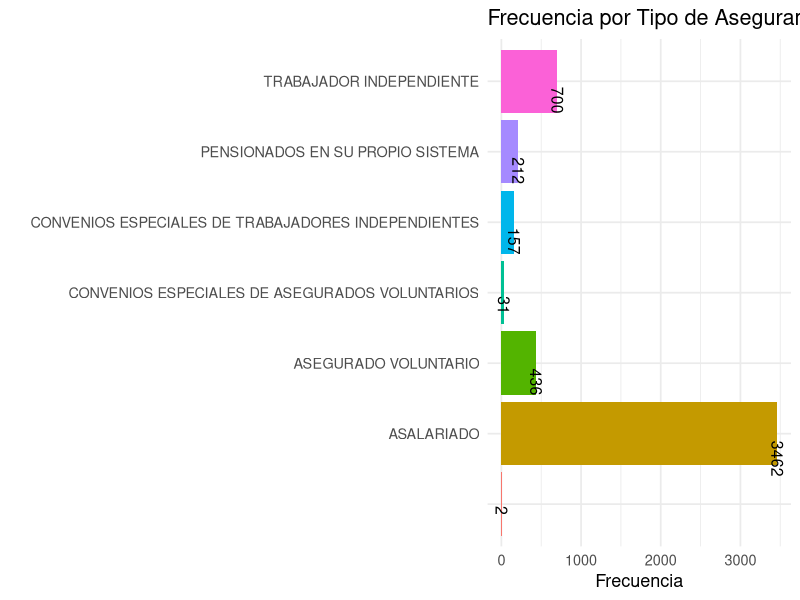
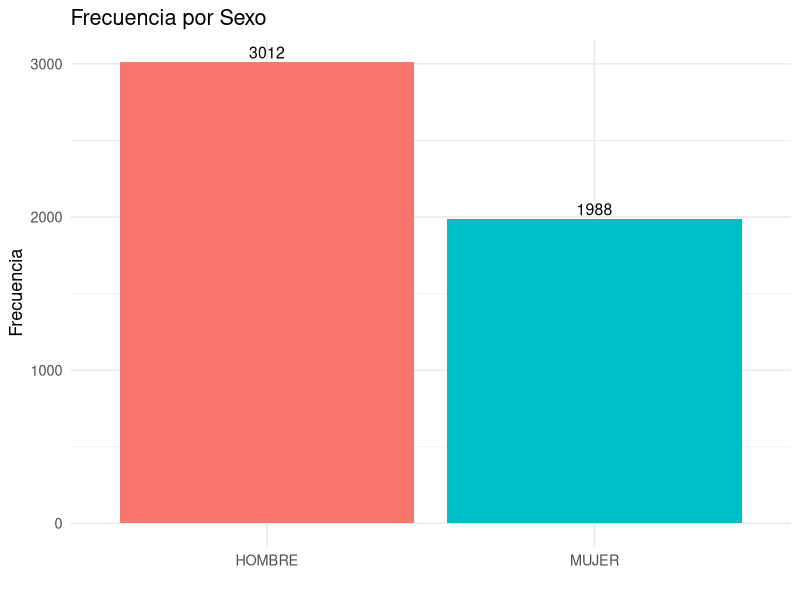
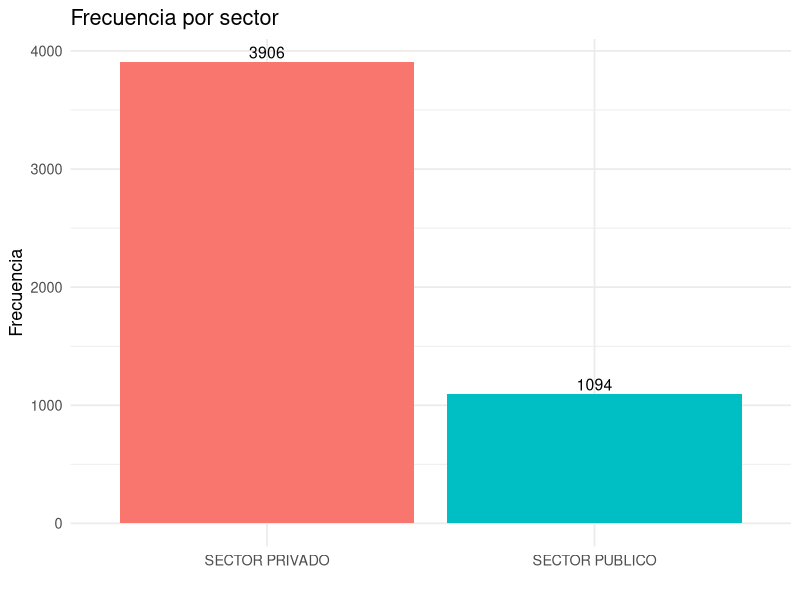
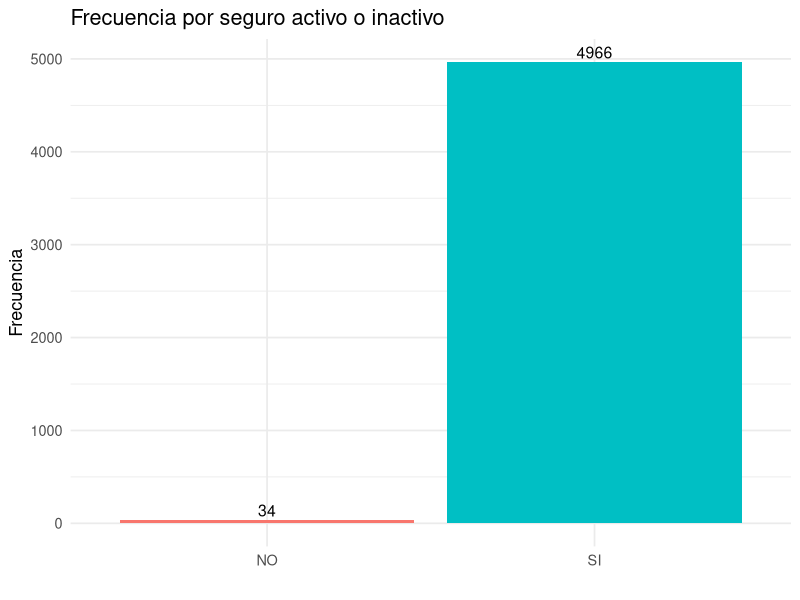
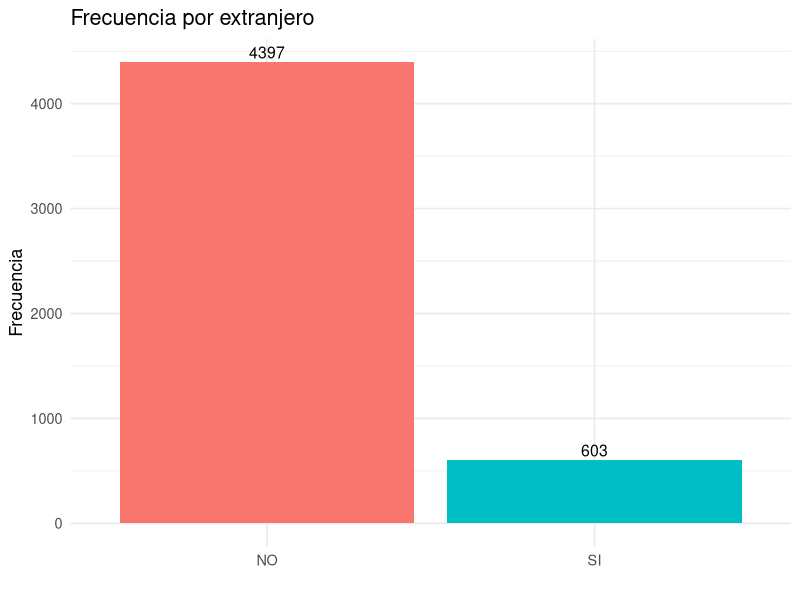
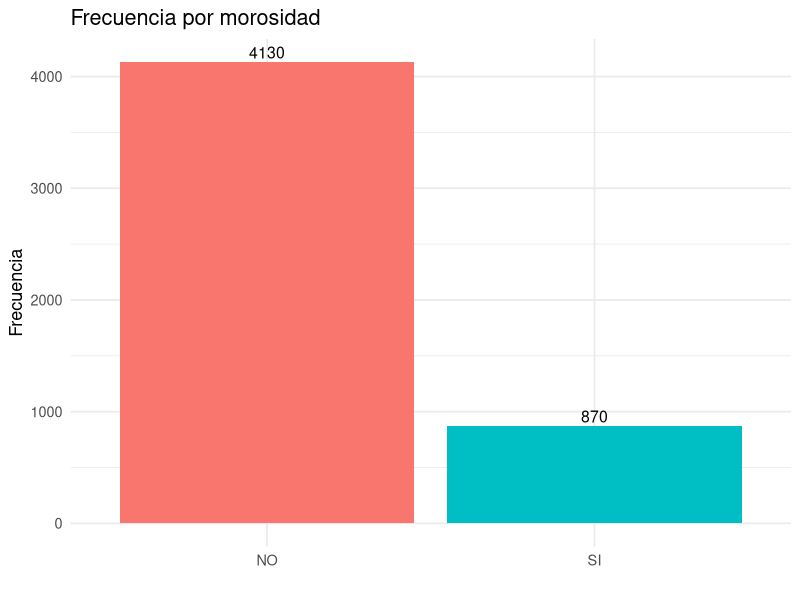
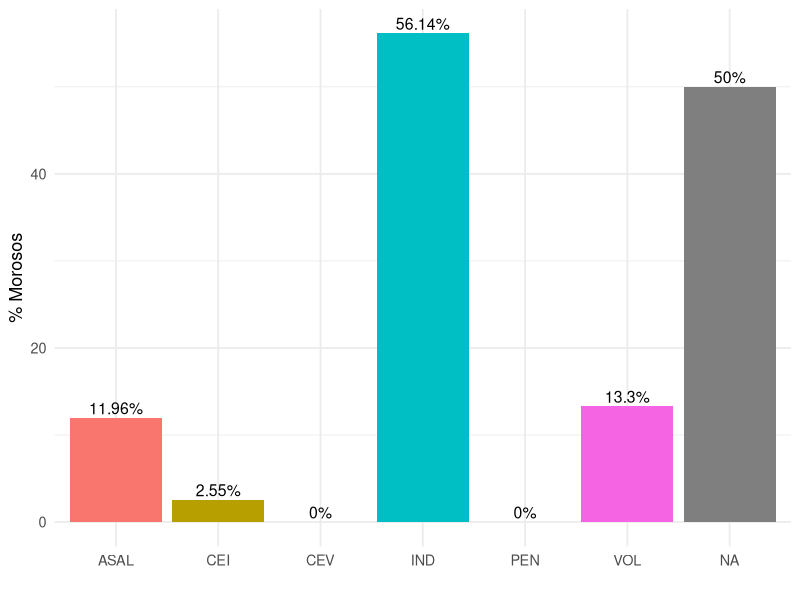
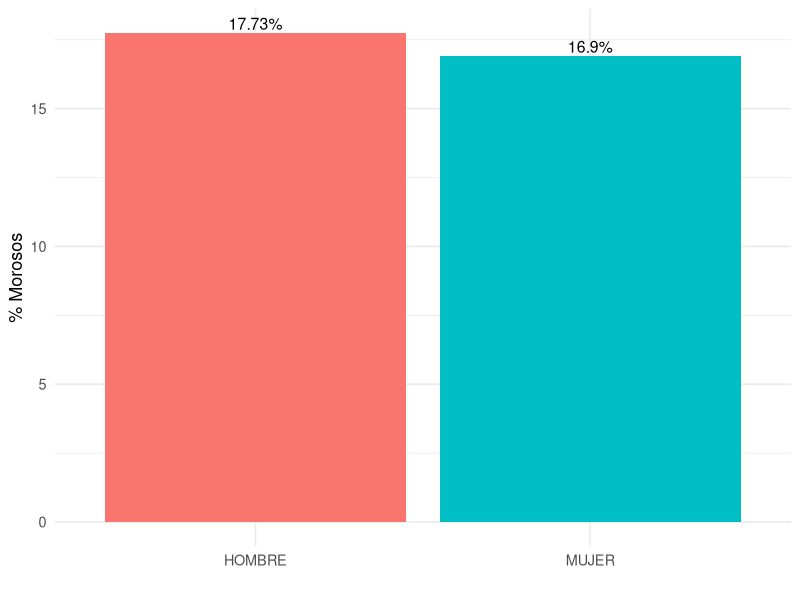

The R script that drew these images, in order:
## ---- chunk 1
library(here)

datos <- read.table(here("data", "moras.txt"), header = TRUE, sep = ",", dec = ".", stringsAsFactors = FALSE )

## ---- chunk 2

datos$SALARIO <- gsub("\"", "", datos$SALARIO)      
datos$SALARIO <- gsub(",", ".", datos$SALARIO) 
datos$SALARIO <- as.numeric(datos$SALARIO) 

resumen <- data.frame(
  MEDIDOR = c("MINIMO", "MAXIMO", "CUARTIL_1", "MEDIANA", "CUARTIL_3", "PROMEDIO"),
  SALARIO = c(
    min(datos$SALARIO, na.rm = TRUE),
    max(datos$SALARIO, na.rm = TRUE),
    quantile(datos$SALARIO, 0.25, na.rm = TRUE),
    median(datos$SALARIO, na.rm = TRUE),
    quantile(datos$SALARIO, 0.75, na.rm = TRUE),
    mean(datos$SALARIO, na.rm = TRUE)
  ),
  EDAD = c(
    min(datos$EDAD, na.rm = TRUE),
    max(datos$EDAD, na.rm = TRUE),
    quantile(datos$EDAD, 0.25, na.rm = TRUE),
    median(datos$EDAD, na.rm = TRUE),
    quantile(datos$EDAD, 0.75, na.rm = TRUE),
    mean(datos$EDAD, na.rm = TRUE)
  )
)
knitr::kable(resumen, caption = "Resumen de 5 numeros y promedio.")
## ---- chunk 3
library(dplyr)

datos <- datos %>%
  mutate(
    Z_SALARIO = (SALARIO - mean(SALARIO, na.rm = TRUE)) / sd(SALARIO, na.rm = TRUE),
    OUTLIER_SALARIO = ifelse(abs(Z_SALARIO) > 1.96, "OUTLIER", "NO"),

    Z_EDAD = (EDAD - mean(EDAD, na.rm = TRUE)) / sd(EDAD, na.rm = TRUE),
    OUTLIER_EDAD = ifelse(abs(Z_EDAD) > 1.96, "OUTLIER", "NO")
  )
zscore <- datos %>% 
  select(Z_SALARIO, OUTLIER_SALARIO, Z_EDAD, OUTLIER_EDAD) %>% 
  head(10)
knitr::kable(zscore, caption = "Aplicacion del Z-score.")
## ---- chunk 4
porcentaje_na <- sapply(datos, function(x) {
  sum(is.na(x)) / length(x) * 100
})
na <- data.frame(
  COLUMNA = names(porcentaje_na),
  PORCENTAJE = round(porcentaje_na, 2)
)
knitr::kable(na, caption = "Porcentaje de valores nulos en cada columna.")
## ---- chunk 5

datos <- datos %>%
  mutate(
    SALARIO_IMPUT = ifelse(
      is.na(SALARIO) | SALARIO == "",
      mean(as.numeric(SALARIO), na.rm = TRUE),
      SALARIO
    ),
    
    EDAD_IMPUT = ifelse(
      is.na(EDAD) | EDAD == "",
      round(mean(as.numeric(EDAD), na.rm = TRUE)),
      EDAD
    ),
    
    TIPO_ASEGURAMIENTO_IMPUT = ifelse(
      is.na(TIPO_ASEGURAMIENTO) | TIPO_ASEGURAMIENTO == "",
      "DESCONOCIDO",
      TIPO_ASEGURAMIENTO
    )
  )

imputs <- datos %>% 
  select (SALARIO_IMPUT, EDAD_IMPUT, TIPO_ASEGURAMIENTO_IMPUT) %>% 
  head(10)

knitr::kable(imputs, caption = "Datos imputados por las columnas vacias.")

## ---- chunk 6
conteo_categoria <- function(df, variable) {
  df %>%
    group_by(across({{variable}})) %>%
    summarise(CONTEO = n(), .groups = "drop")
}
conteo_sexo <- conteo_categoria(datos, SEXO)
conteo_tipo <- conteo_categoria(datos, TIPO_ASEGURAMIENTO)
conteo_sector <- conteo_categoria(datos, SECTOR)
conteo_activo <- conteo_categoria(datos, INDICADOR_ACTIVO)
conteo_extranjero <- conteo_categoria(datos, INDICADOR.EXTRANJERO)
conteo_moroso <- conteo_categoria(datos, INDICADOR_MOROSO)

library(ggplot2)

library(ggplot2)
library(dplyr)

guardar_grafico_categoria <- function(df, variable, titulo, archivo, horizontal = FALSE) {
  p <- ggplot(df, aes(x = .data[[variable]], 
                      y = CONTEO, 
                      fill = .data[[variable]])) +
    geom_col() +
    geom_text(aes(label = CONTEO),
              vjust = ifelse(horizontal, 0.5, -0.3),
              hjust = ifelse(horizontal, -0.2, 0.5),
              angle = ifelse(horizontal, 270, 0),
              size = 4) +
    labs(title = titulo, x = "", y = "Frecuencia") +
    theme_minimal(base_size = 13) +
    theme(legend.position = "none")
  if (horizontal) {
    p <- p + coord_flip()
    ggsave(filename = archivo, plot = p, width = 8, height = 10, dpi = 300)
  }else{
    ggsave(filename = archivo, plot = p, width = 5, height = 7, dpi = 300)
  }
  
}

## ---- chunk 7
guardar_grafico_categoria(
  df = conteo_tipo,
  variable = "TIPO_ASEGURAMIENTO",
  titulo = "Frecuencia por Tipo de Aseguramiento",
  archivo = here("res","tipo_aseguramiento.pdf" ),
  horizontal = TRUE
)


## ---- chunk 8
guardar_grafico_categoria(
  df = conteo_sexo,
  variable = "SEXO",
  titulo = "Frecuencia por Sexo",
  archivo = here("res","sexo.pdf" ),
  horizontal = FALSE
)


## ---- chunk 9
guardar_grafico_categoria(
  df = conteo_sector,
  variable = "SECTOR",
  titulo = "Frecuencia por sector",
  archivo = here("res","sector.pdf" ),
  horizontal = FALSE
)

## ---- chunk 10
guardar_grafico_categoria(
  df = conteo_activo,
  variable = "INDICADOR_ACTIVO",
  titulo = "Frecuencia por seguro activo o inactivo",
  archivo = here("res","activo.pdf" ),
  horizontal = FALSE
)

## ---- chunk 11
guardar_grafico_categoria(
  df = conteo_extranjero,
  variable = "INDICADOR.EXTRANJERO",
  titulo = "Frecuencia por extranjero",
  archivo = here("res","extranjero.pdf" ),
  horizontal = FALSE
)

## ---- chunk 12
guardar_grafico_categoria(
  df = conteo_moroso,
  variable = "INDICADOR_MOROSO",
  titulo = "Frecuencia por morosidad",
  archivo = here("res","moroso.pdf" ),
  horizontal = FALSE
)

## ---- chunk 13
resumen_morosos <- function(df, variable) {
  df %>%
    group_by(.data[[variable]]) %>%
    summarise(
      TOTAL = n(),
      MOROSOS = sum(INDICADOR_MOROSO == "SI"),
      PORCENTAJE = round((MOROSOS / TOTAL) * 100, 2)
    ) %>%
    rename(CATEGORIA = .data[[variable]])
}

abrev_aseguramiento <- c(
  "ASALARIADO" = "ASAL",
  "PENSIONADOS EN SU PROPIO SISTEMA" = "PEN",
  "ASEGURADO VOLUNTARIO" = "VOL",
  "TRABAJADOR INDEPENDIENTE" = "IND",
  "CONVENIOS ESPECIALES DE TRABAJADORES INDEPENDIENTES" = "CEI",
  "CONVENIOS ESPECIALES DE ASEGURADOS VOLUNTARIOS" = "CEV"
)

guardar_grafico_morosos <- function(df, variable, archivo) {
  datos <- resumen_morosos(df, variable)
  if (variable == "TIPO_ASEGURAMIENTO") {
    datos$CATEGORIA <- abrev_aseguramiento[datos$CATEGORIA]
  }
  p <- ggplot(datos, aes(x = CATEGORIA, y = PORCENTAJE, fill = CATEGORIA)) +
    geom_col() +
    geom_text(aes(label = paste0(PORCENTAJE, "%")),
              vjust = -0.3,
              size = 4) +
    theme_minimal(base_size = 13) +
    theme(legend.position = "none") +
    labs(y = "% Morosos", x = "")
  ggsave(archivo, p, width = 8, height = 5, dpi = 300)
}

## ---- chunk 14
guardar_grafico_morosos(datos, "TIPO_ASEGURAMIENTO", here("res", "morosos_tipo_aseguramiento.pdf"))
guardar_grafico_morosos(datos, "SEXO", here("res", "morosos_sexo.pdf"))
guardar_grafico_morosos(datos, "SECTOR", here("res", "morosos_sector.pdf"))
guardar_grafico_morosos(datos, "INDICADOR_ACTIVO", here("res", "morosos_activo.pdf"))
guardar_grafico_morosos(datos, "INDICADOR.EXTRANJERO", here("res", "morosos_extranjero.pdf"))
## ---- chunk 15
datos <- datos %>%
  mutate(
    RANGO_EDAD = cut(
      EDAD,
      breaks = c(0, 25, 35, 45, 55, 65, Inf),
      labels = c("14-25", "26-35", "36-45", "46-55", "56-65", ">66"),
      right = TRUE
    )
  )
freq_edad <- datos %>%
  group_by(RANGO_EDAD, INDICADOR_MOROSO) %>%
  summarise(CONTEO = n(), .groups = "drop")
colores <- c("SI" = "red", "NO" = "darkseagreen3")

p_edad <- ggplot(freq_edad, aes(x = RANGO_EDAD, y = CONTEO, fill = INDICADOR_MOROSO)) +
  geom_col(position = "dodge") +
  geom_text(
    aes(label = CONTEO),
    position = position_dodge(width = 0.9),
    vjust = -0.3,
    size = 4
  ) +
  scale_fill_manual(values = colores) +
  labs(
    x = "Rango de edad",
    y = "Cantidad",
    fill = "Moroso",
    title = "Cantidad de morosos y no morosos por rango de edad"
  ) +
  theme_minimal(base_size = 13)

ggsave(here("res", "morosos_por_edad.pdf"), p_edad, width = 9, height = 6)
## ---- chunk 16
datos <- datos %>%
  mutate(
    RANGO_SALARIO = cut(
      SALARIO,
      breaks = c(0, 200000, 400000, 600000, 800000, 1000000, Inf),
      labels = c("0-200000", "200000-400000", "400000-600000", 
                 "600000-800000", "800000-1000000", ">1000000"),
      right = TRUE
    )
  )
freq_salario <- datos %>%
  group_by(RANGO_SALARIO, INDICADOR_MOROSO) %>%
  summarise(CONTEO = n(), .groups = "drop")
p_salario <- ggplot(freq_salario, aes(x = RANGO_SALARIO, y = CONTEO, fill = INDICADOR_MOROSO)) +
  geom_col(position = "dodge") +
  geom_text(
    aes(label = CONTEO),
    position = position_dodge(width = 0.9),
    vjust = -0.3,
    size = 4
  ) +
  scale_fill_manual(values = colores) +
  labs(
    x = "Rango salarial",
    y = "Cantidad",
    fill = "Moroso",
    title = "Cantidad de morosos y no morosos por rango salarial"
  ) +
  theme_minimal(base_size = 13)
ggsave(here("res", "morosos_por_salario.pdf"), p_salario, width = 9, height = 6)
